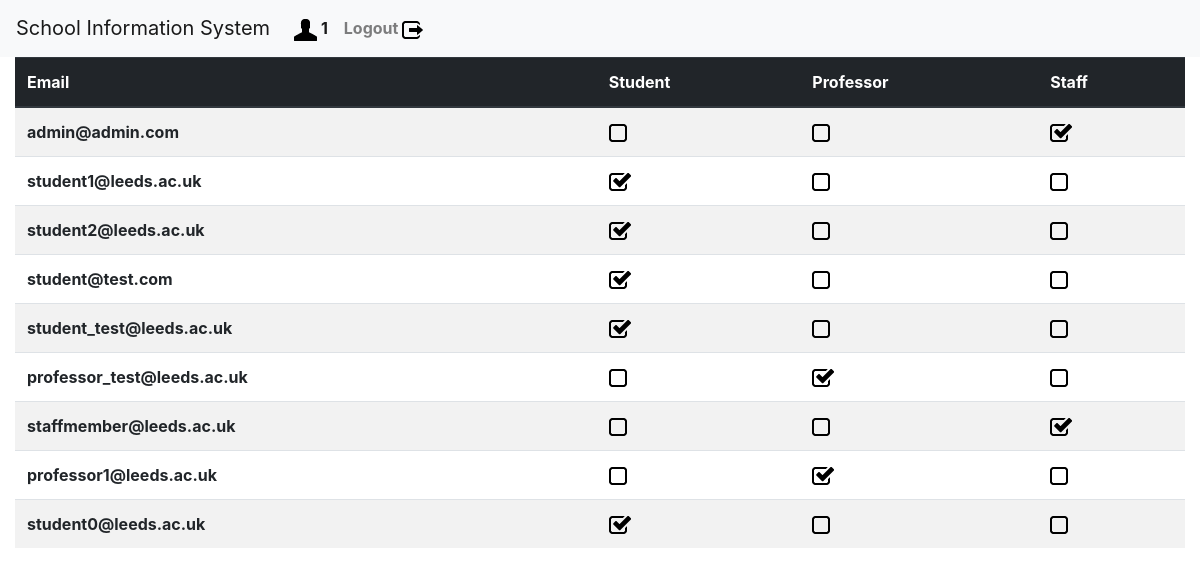
/display_users/ (signed in), run on the app's committed database.
### sis/models.py (models this page shows, shortened)
class User(AbstractBaseUser):
    email     = models.EmailField(max_length=255, unique=True)
    active    = models.BooleanField(default=True)
    student     = models.BooleanField(default=False)
    professor    = models.BooleanField(default=False)
    staff       = models.BooleanField(default=False)
    USERNAME_FIELD = 'email'
    REQUIRED_FIELD = []
    objects = UserManager()
    @property
    def is_student(self):
        return self.student
    @property
    def is_professor(self):
        return self.professor
    @property
    def is_staff(self):
        return self.staff
    @property
    def is_active(self):
        return self.active

### sis/views.py (the view)
# urls.py: path('display_users/', views.display_users, name="display_users"),
def display_users(request):
    if not request.user.is_staff:
        return HttpResponseRedirect('/login_user/')
    users = User.objects.all()
    user_list = []
    for user in users:
        user_dict = {}
        user_dict['id'] = user.id
        user_dict['email'] = user.email
        user_dict['is_student'] = user.is_student
        user_dict['is_professor'] = user.is_professor
        user_dict['is_staff'] = user.is_staff
        user_list.append(user_dict)
    return render(request,'sis/display_users.html', {'user_list':user_list})

### sis/templates/sis/display_users.html
{% extends 'sis/base.html' %}
{% block content %}
<div class="container-fluid">
  <div class="row">
                <table class="table table-striped">
                  <thead class="thead-dark">
                    <tr>
                      <th scope="col">Email</th>
                      <th scope="col">Student</th>
                      <th scope="col">Professor</th>
                      <th scope="col">Staff</th>
                    </tr>
                    <tbody>
                      {% load static %}
                      {% for user in user_list %}
                      <tr>
                        <th scope="row">{{user.email}}</th>
                        <td>
                          {% if user.is_student %}
                          <img src={% static 'images/checked.png' %} alt="Checked icon">
                          {% else %}
                          <img src={% static 'images/unchecked.png' %} alt="Unchecked icon">
                          {% endif %}
                        </td>
                        <td>
                          {% if user.is_professor %}
                          <img src={% static 'images/checked.png' %} alt="Checked icon">
                          {% else %}
                          <img src={% static 'images/unchecked.png' %} alt="Unchecked icon">
                          {% endif %}
                        </td>
                        <td>
                          {% if user.is_staff %}
                          <img src={% static 'images/checked.png' %} alt="Checked icon">
                          {% else %}
                          <img src={% static 'images/unchecked.png' %} alt="Unchecked icon">
                          {% endif %}
                        </td>
                      </tr>
                      {% endfor %}
                    </tbody>
                  </thead>
                </table>
  </div>
</div>
{% endblock %}

### sis/templates/sis/base.html (shortened to what this page needs)
<!DOCTYPE html>
<html lang="en">
<head>
<link rel="stylesheet" href="https://maxcdn.bootstrapcdn.com/bootstrap/4.0.0/css/bootstrap.min.css">
  {% load static %}
  <link rel='stylesheet' type="text/css" href={% static 'mystyle.css' %} />
</head>
<body>
  <nav class="navbar navbar-expand-lg navbar-light bg-light">
    <a class="navbar-brand" href="#">School Information System</a>
    <div class="collapse navbar-collapse" id="navbarNavAltMarkup">
      <div class="navbar-nav">
        {% if request.session.logged_in == 'logged_in' %}
        <a class="nav-item nav-link active" href="/{{request.session.permission}}_redirect/"><img src={% static 'images/user.png' %} alt="Plus Sign"><strong> {{request.session.username}}</strong></a>
        {% else %}
        <a class="nav-item nav-link active" href="{% url 'sis:index' %}" >SIS</a>
        {% endif %}
        {% if request.session.logged_in == 'logged_in' %}
        <a class="nav-link nav-link  mr-sm-2" href="{% url 'sis:logout_user' %}"><strong>Logout </strong><img src={% static 'images/log-out.png' %} alt="Log out Sign"></a>
        {% endif %}
      </div>
    </div>
  </nav>
<div class="container-fluid">
  {% block content %}
  {% endblock %}
</div>
</body>
</html>

### data on the page
User: email "admin@admin.com"
User: email "student1@leeds.ac.uk"
User: email "student2@leeds.ac.uk"
User: email "student@test.com"
User: email "student_test@leeds.ac.uk"
User: email "professor_test@leeds.ac.uk"
User: email "staffmember@leeds.ac.uk"
User: email "professor1@leeds.ac.uk"
User: email "student0@leeds.ac.uk"

### other printed values
{{ request.session.username }} "1"
